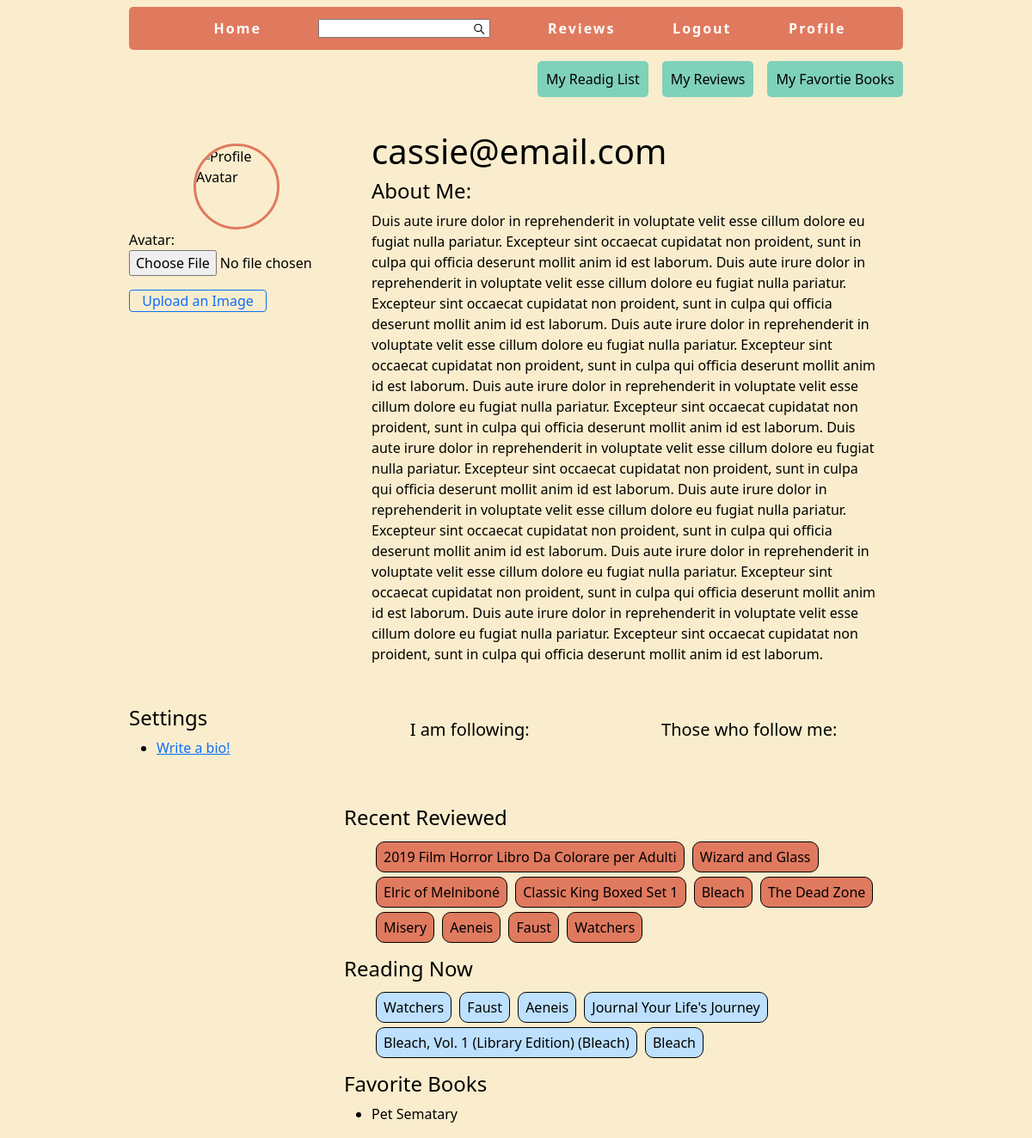
The app's page /user_profile_page/2 (signed in), older data.
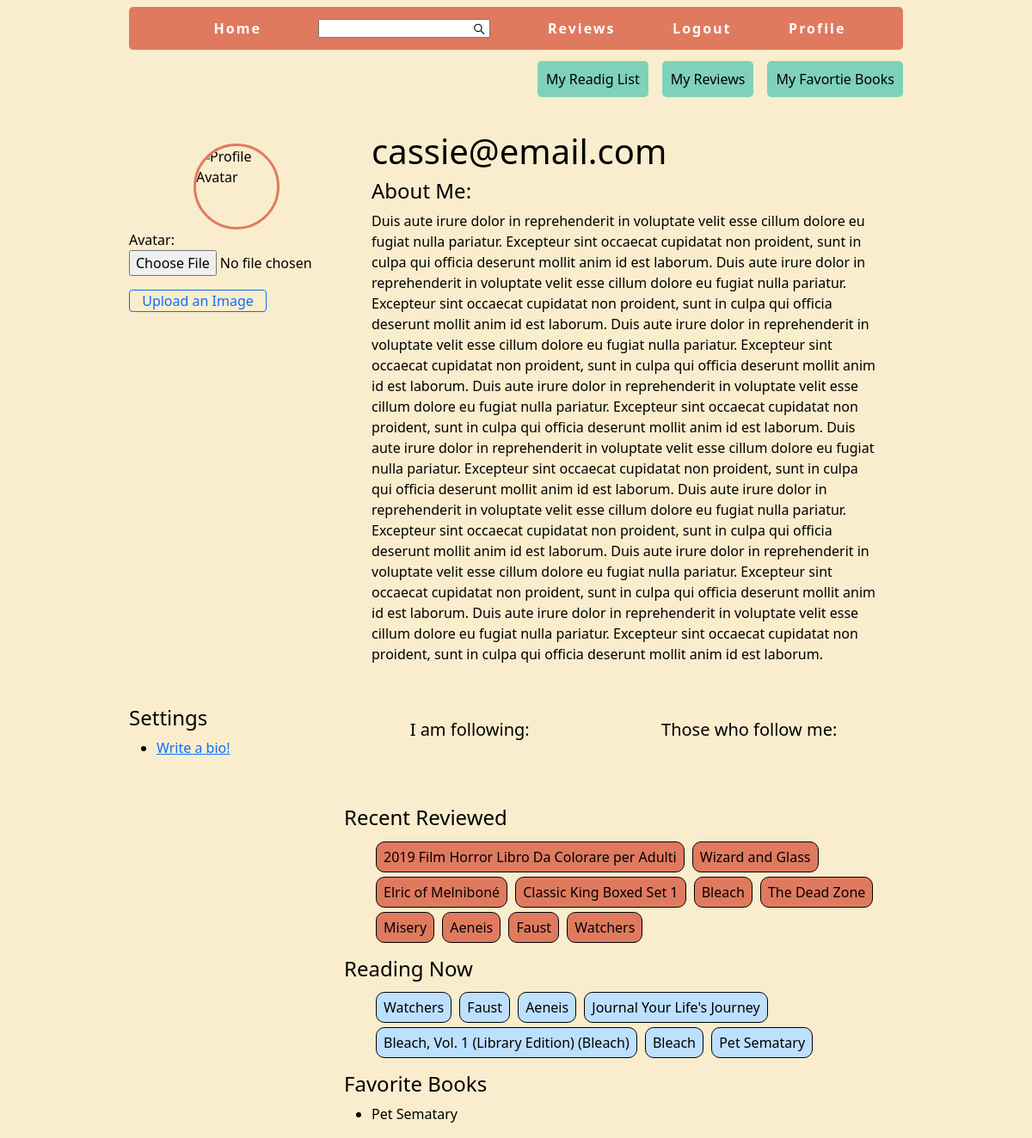
The same page, newer data.
### book_data/models.py (models this page shows, shortened)
class Reviews(models.Model):
    reviewer = models.ForeignKey(User, on_delete=models.CASCADE)
    book_title = models.CharField(max_length=120)
    book_id = models.CharField(max_length=50)
    cover_id = models.CharField(max_length=50)
    content = models.TextField()
    rating = models.IntegerField()
    created_at = models.DateTimeField(auto_now_add=True)
    class Meta:
        db_table = "reviews"

class ReadingList(models.Model):
    user = models.ForeignKey(User, on_delete=models.CASCADE)
    title = models.CharField(max_length=50)
    book_id = models.CharField(max_length=50)
    cover_id = models.CharField(max_length=50, null=True, blank=True)
    class Meta:
        db_table = "reading_list"

class FavoriteBooks(models.Model):
    user = models.ForeignKey(User, on_delete=models.CASCADE)
    title = models.CharField(max_length=50)
    book_id = models.CharField(max_length=50)
    cover_id = models.CharField(max_length=50, null=True, blank=True)
    class Meta:
        db_table = 'favorite_books'

### book_data/views.py (the view)
# urls.py: path('user_profile_page/<int:user_id>', user_profile_page, name='user_profile_page'),
@login_required
def user_profile_page(request, user_id):
    if request.method == 'POST':
        avatar_form = AvatarForm(request.POST, request.FILES)
        if avatar_form.is_valid():
            profile = request.user.profile
            profile.avatar = avatar_form.cleaned_data['avatar']
            profile.save()
            return redirect('user_profile_page', user_id)
        else:
            return redirect('index')
    else:
        avatar_form = AvatarForm()
    try:
        profile = request.user.profile
        avatar_url = profile.avatar.url
    except ObjectDoesNotExist:
        avatar_url = None
    try:
        profile = request.user.profile
        bio = profile.bio
    except ObjectDoesNotExist:
        bio = None
    try:
        reading_list = ReadingList.objects.filter(user=request.user)
    except ObjectDoesNotExist:
        reading_list = None
    try:
        reviews = Reviews.objects.filter(reviewer=request.user).order_by('-created_at')[:10]
    except ObjectDoesNotExist:
        reviews = None
    try:
        favorite_books = FavoriteBooks.objects.filter(user=request.user)
    except ObjectDoesNotExist:
        favorite_books = None
    try:
        following = Following.objects.filter(follower=request.user).order_by('-created_at')
    except ObjectDoesNotExist:
        following = None
    try:
        followers = Following.objects.filter(following=request.user).order_by('-created_at')
    except ObjectDoesNotExist:
        followers = None
    print(favorite_books)
    context = {
        'reading_list': reading_list,
        'reviews': reviews,
        'favorite_books': favorite_books,
        'avatar_form': avatar_form,
        'avatar_url': avatar_url,
        'bio': bio,
        'following': following,
        'followers': followers,
    }
    return render(request, 'book_data/user_profile_page.html', context)

### book_data/forms.py
class AvatarForm(forms.ModelForm):
    class Meta:
        model = Profile
        fields = ['avatar']

### book_data/templates/book_data/user_profile_page.html (shortened to what this page needs)
{% extends 'book_data/layout.html' %}
{% load static %}
{% block extra_css %}
    <link rel="stylesheet" href="{% static 'style/profile_page.css' %}">
{% endblock %}
{% block content %}
    <div class="grid-container">
        <div class="profile-contianer">
            <div class="avatar-img-div">
                {% if avatar_url %}
                <img src="{{ avatar_url }}" alt="Profile Avatar">
                {% else %}
                    <img src="/book_search/media/avatars/avatar.png" alt="Profile Avatar">
                {% endif %}
            </div>
            <form class="avatar-form" action='{% url "user_profile_page" user_id=user.id %}' enctype="multipart/form-data" method="POST">
                {{ avatar_form }}
                <button type="submit" class="btn btn-outline-primary btn-size">Upload an Image</button>
            </form>
        </div>
        <div class="settings">
            <h4>Settings</h4>
            <ul>
                <li><a href="{% url 'biography' %}">Write a bio!</a></li>
            </ul>
        </div>
        <div class="biography">
            <h1>{{ request.user }}</h1>
            <h4>About Me:</h4>
            <p>{{ bio }}</p>
        </div>
        <div class="followers-container">
            <div >
                <h5>I am following: </h5>
            </div>
            <div>
                <h5>Those who follow me:</h5>
            </div>
        </div>
        <div class="reviews">
            <h4>Recent Reviewed</h4>
            <ul class="review-list">
                {% for review in reviews %}
                    <li>
                        {{ review.book_title }}
                    </li>
                {% endfor %}
            </ul>
        </div>
        <div class="reading-list">
            <h4>Reading Now</h4>
            <ul class="reading-list">
                {% for item in reading_list %}
                    <li>
                        {{ item.title }}
                    </li>
                {% endfor %}
            </ul>
        </div>
        <div class="recent-reviews">
            <h4>Favorite Books</h4>
            <ul>
                {% for book in favorite_books %}
                    <li>
                        {{ book.title }}
                    </li>
                {% endfor %}
            </ul>
        </div>
    </div>
{% endblock %}

Row changes from the older to the newer data that the page shows:
added ReadingList: title "Pet Sematary"
